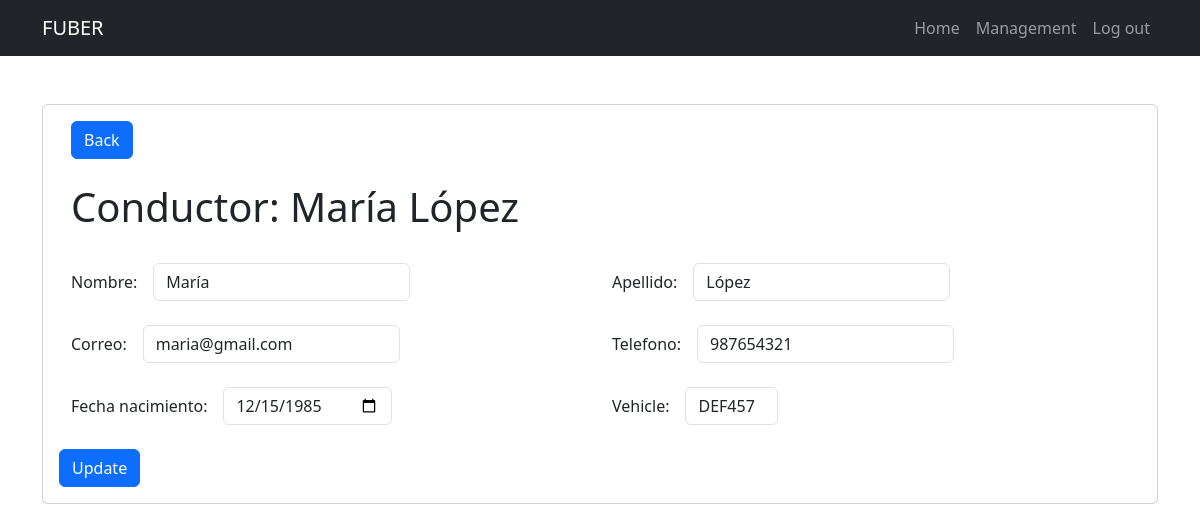
/conductores/2/ (signed in), run on an earlier commit of the app's database.
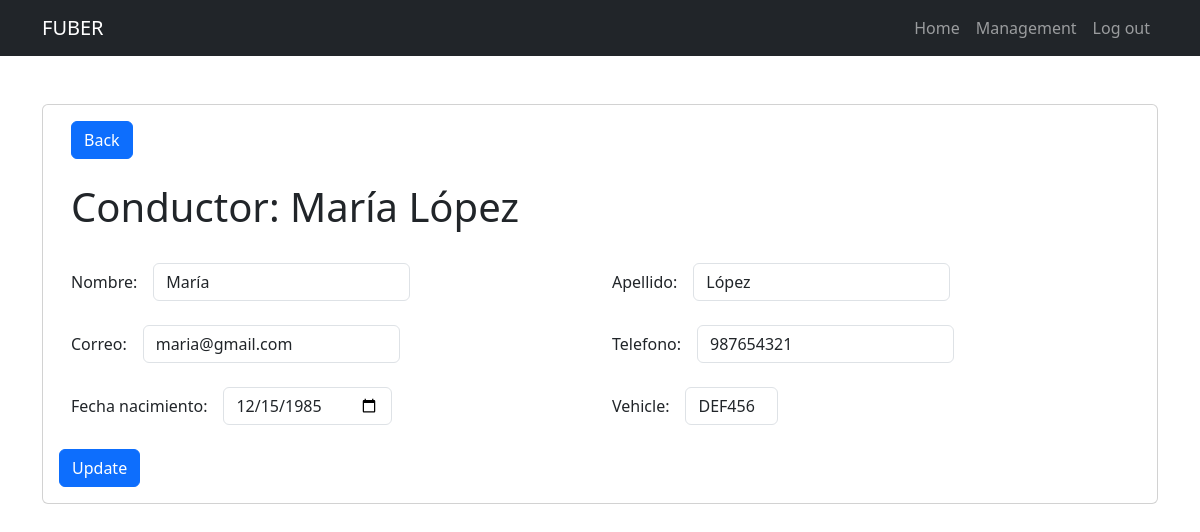
And on a later commit of the database.
### fuber/models.py (models this page shows)
class vehiculo(models.Model):
    vehicle_id = models.AutoField(primary_key=True)
    marca = models.CharField(max_length=50)
    color = models.CharField(max_length=50)
    placa = models.CharField(max_length=50, unique=True)
    descripcion = models.CharField(max_length=350)
    def __str__(self):
        return self.placa

### fuber/views.py (the view, shortened to what this page needs)
# urls.py: path('conductores/<int:driver_id>/', views.conductores_edit, name='conductores_edit'),
@login_required
def conductores_edit(request, driver_id):
    if request.method == 'GET':
        driver_info = get_object_or_404(conductor, pk=driver_id)
        form = driverForm(instance=driver_info)
        return render(request, 'conductor_edit.html', {'driver_info': driver_info, 'form': form})

### fuber/forms.py
class driverForm(ModelForm):
    class Meta:
        model = conductor
        fields = ['nombre', 'apellido', 'correo', 'telefono', 'fecha_nacimiento', 'vehicle']
        widgets = {
            'nombre': forms.TextInput(attrs={'class': 'form-control'}),
            'apellido': forms.TextInput(attrs={'class': 'form-control'}),
            'correo': forms.TextInput(attrs={'class': 'form-control'}),
            'telefono': forms.TextInput(attrs={'class': 'form-control'}),
            'fecha_nacimiento': forms.DateInput(attrs={'type': 'date', 'class': 'form-control'}),
            'vehicle': forms.Select(attrs={'class': 'form-control'})
        }

### fuber/templates/conductor_edit.html (shortened to what this page needs)
{% extends 'base.html' %}
{% block content %}
<div class="container">
  <div class="row">
    <div class="col-sm-8">
      <a class="btn btn-primary" href="/conductores">Back</a>
    </div>
  </div>
  <br/>
  <div>
    <h1> Conductor: {{driver_info.nombre}} {{driver_info.apellido}}</h1>
  </div>
  <br/>
</div>
<form method="post" autocomplete="off">
  <div class="container">
    <div class="row">
      <div class="col">
        <div class="row g-3 align-items-center">
          <div class="col-auto">
            {{form.nombre.label_tag}}
          </div>
          <div class="col-auto">
            {{form.nombre}}
          </div>
        </div>
      </div>
      <div class="col">
        <div class="row g-3 align-items-center">
          <div class="col-auto">
            {{form.apellido.label_tag}}
          </div>
          <div class="col-auto">
            {{form.apellido}}
          </div>
        </div>
      </div>
    </div>
  </div>
  <br/>
  <div class="container">
    <div class="row">
      <div class="col">
        <div class="row g-3 align-items-center">
          <div class="col-auto">
            {{form.correo.label_tag}}
          </div>
          <div class="col-auto">
            {{form.correo}}
          </div>
        </div>
      </div>
      <div class="col">
        <div class="row g-3 align-items-center">
          <div class="col-auto">
            {{form.telefono.label_tag}}
          </div>
          <div class="col-auto">
            {{form.telefono}}
          </div>
        </div>
      </div>
    </div>
  </div>
  <br/>
  <div class="container">
    <div class="row">
      <div class="col">
        <div class="row g-3 align-items-center">
          <div class="col-auto">
            {{form.fecha_nacimiento.label_tag}}
          </div>
          <div class="col-auto">
            {{form.fecha_nacimiento}}
          </div>
        </div>
      </div>
      <div class="col">
        <div class="row g-3 align-items-center">
          <div class="col-auto">
            {{form.vehicle.label_tag}}
          </div>
          <div class="col-auto">
            {{form.vehicle}}
          </div>
        </div>
      </div>
    </div>
  </div>
  <br/>
  <button class = "btn btn-primary">
    Update
  </button>
</form>
{% endblock %}

What changed in the data, as far as the page shows it:
changed vehiculo: vehicle "DEF457" → "DEF456"
